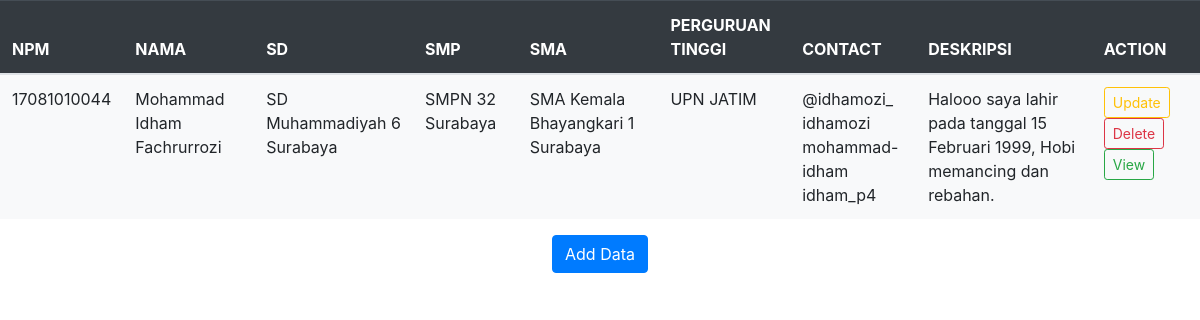
The page / on the database its author committed.
### tables this page shows
CREATE TABLE `biodata` (
  `npm` varchar(13) NOT NULL,
  `desc_diri` varchar(256) NOT NULL,
  `sd` varchar(50) NOT NULL,
  `smp` varchar(50) NOT NULL,
  `sma` varchar(50) NOT NULL,
  `univ` varchar(50) NOT NULL,
  `nama` varchar(50) NOT NULL,
  `ig` varchar(50) NOT NULL,
  `github` varchar(50) NOT NULL,
  `linkedin` varchar(50) NOT NULL,
  `twitter` varchar(50) NOT NULL
);

### connection.php (called while the page is built, shortened)
<?php
function connection()
{
    $dbServer = 'localhost';
    $dbUser = 'root';
    $dbPass = '';
    $dbName = "biodb";
    $conn = mysqli_connect($dbServer, $dbUser, $dbPass, $dbName);
    return $conn;
}
?>

### index.php (the view, shortened to what this page needs)
<?php
	include("connection.php");
	$query = "SELECT * FROM biodata";
	$result = mysqli_query(connection(), $query);
?>
<!DOCTYPE html>
<html>
<head>
	<link rel="stylesheet" type="text/css" href="styles/css/bootstrap.min.css">
</head>
<body>
		<table class="table">
			<thead class="table-dark">
				<tr>
					<th>NPM</th>
					<th>NAMA</th>
					<th>SD</th>
					<th>SMP</th>
					<th>SMA</th>
					<th>PERGURUAN TINGGI</th>
					<th>CONTACT</th>
					<th>DESKRIPSI</th>
					<th>ACTION</th>
				</tr>
			</thead>
			<tbody class="bg-light">
				<?php
					while ( $row = mysqli_fetch_assoc($result) ) { ?>
						<tr>
							<td><?php echo $row['npm']; ?></td>
							<td><?php echo $row['nama']; ?></td>
							<td><?php echo $row['sd']; ?></td>
							<td><?php echo $row['smp']; ?></td>
							<td><?php echo $row['sma']; ?></td>
							<td><?php echo $row['univ']; ?></td>
							<td><?php echo $row['ig']."<br>".$row['github']."<br>".$row['linkedin']."<br>".$row['twitter']; ?></td>
							<td><?php echo $row['desc_diri']; ?></td>
							<td>
								<a href="<?php echo "update.php?npm=".$row['npm']; ?>" class="btn btn-outline-warning btn-sm"> Update</a>
								<a href="<?php echo "delete.php?npm=".$row['npm']; ?>" class="btn btn-outline-danger btn-sm"> Delete</a>
								<a href="<?php echo "view.php?npm=".$row['npm']; ?>" class="btn btn-outline-success btn-sm"> View</a>
							</td>
						</tr>
				<?php }
				mysqli_close(connection());?>
			</tbody>
		</table>
		<center><a href="AddNew.php" class="btn btn-primary align-right">Add Data</a></center>
</body>
</html>

### rows shown on the page
biodata: npm "17081010044", nama "Mohammad Idham Fachrurrozi", sd "SD Muhammadiyah 6 Surabaya", smp "SMPN 32 Surabaya", sma "SMA Kemala Bhayangkari 1 Surabaya", univ "UPN JATIM", ig "@idhamozi_", github "idhamozi", linkedin "mohammad-idham", twitter "idham_p4", desc_diri "Halooo saya lahir pada tanggal 15 Februari 1999, Hobi memancing dan rebahan."
